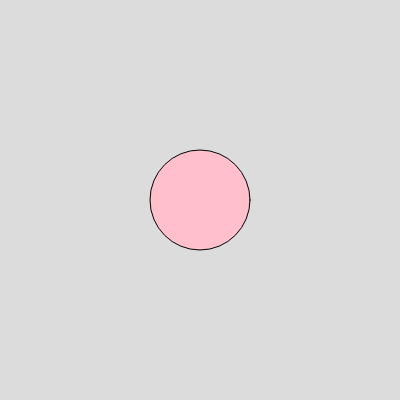
Frame 1 (no input)
Frame 60 (no input): identical to frame 1, image omitted
Frame 120 (the mouse pressed at the canvas centre since frame 60): identical to frame 1, image omitted

The p5.js sketch that drew this single still picture (run headless with seeded random() and noise() and a simulated clock; from frame 60 on, the mouse is pressed at the canvas centre):

// p5.js sketch
// ── sketch.js

 let Random = "";
// colors array
let Colours = Array()
Colours[0] = "green";
Colours[1] = "red";
Colours[2] = "blue";
Colours[3] = "yellow";
Colours[4] = "purple";
Colours[5] = "pink";

console.log(Colours[1]);

let number = Math.floor(Math.random() * 6);
  
  console.log(number)
  if( number < 6 ){
   Random = Colours[number];
    console.log(Random);
  } 

function setup() {
  createCanvas(400, 400);

  //alert("random colour circle genarator / just testing");

  
  
 
}

function draw() {
  background(220);

  fill(Random);
  //console.log(Random)
  ellipse (200,200,100);

 

}

// this is a test this is a new test





// ── new.js
/* just testing that this is working*/
